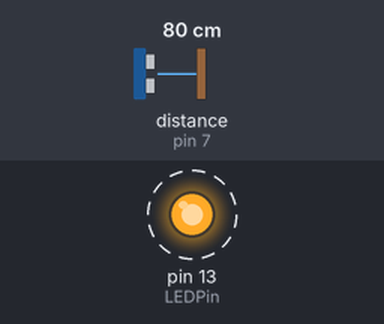
Simulated run of this sketch. Board: Arduino Uno, built with avr-gcc and run on an emulated ATmega328P. Parts: output pins drawn as LEDs (lit = HIGH). Wiring (inferred from the names in the program): ultrasonic range finder: trigger pin 8; echo pin 7. Dashed ring = blinking. The inputs (shaded band) are chosen by the test bench; at power-on: distance to the obstacle (sensor on pin 7) 80 cm. The echo pulse lasts 58.3 µs per cm; random numbers use the default seed unless the sketch sets one; EEPROM starts erased; pins used as bus, display or sensor lines are not drawn; what the sketch prints to the serial monitor is not drawn.

Above: at 0.2 s.
Timing chart, 0 to 4.7 s (numbered marks = the images above):
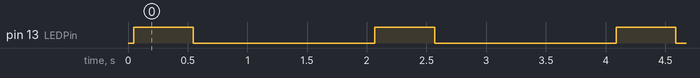

Measured:
- by itself, pin 13 (LEDPin): alternates HIGH for 0.50 s and LOW for 1.5 s

The sketch:

TankFull.ino
```cpp
/*
 HC-SR04 Ping distance sensor:
 VCC to arduino 5v
 GND to arduino GND
 Echo to Arduino pin 7
 Trig to Arduino pin 8
 */

#include <EEPROM.h>
#define echoPin 7 // Echo Pin
#define trigPin 8 // Trigger Pin
#define LEDPin 13 // Onboard LED

int maximumRange = 300; // Maximum range needed
int minimumRange = 0; // Minimum range needed
long duration, distance; // Duration used to calculate distance

static int delayInSec = 1;

static int boardIdBaseAddress = 0;
static int timer = 0;
static byte b5 = 0;
static byte b6 = 0;
static byte b7 = 0;
static byte b8 = 0;
static String uniqueId;

// ISR(WDT_vect) { Sleepy::watchdogEvent(); } // Setup the watchdog

unsigned long setupEeprom()
{
  byte b1 = EEPROM.read(boardIdBaseAddress);
  byte b2 = EEPROM.read(boardIdBaseAddress + 1);
  byte b3 = EEPROM.read(boardIdBaseAddress + 2);
  byte b4 = EEPROM.read(boardIdBaseAddress + 3);
  b5 = EEPROM.read(boardIdBaseAddress + 4);
  b6 = EEPROM.read(boardIdBaseAddress + 5);
  b7 = EEPROM.read(boardIdBaseAddress + 6);
  b8 = EEPROM.read(boardIdBaseAddress + 7);

  if ((b1 != 'A') || (b2 != 'P') || (b3 != 'P') || (b4 != '1') || ((b5 == 0xff) && (b6 == 0xff) && (b7 == 0xff) && (b8 == 0xff)))
  {
    b1 = 'A';
    b2 = 'P';
    b3 = 'P';
    b4 = '1';
    randomSeed(timer);
    b5 = random(256);
    b6 = random(256);
    b7 = random(256);
    b8 = random(256);
    EEPROM.write(boardIdBaseAddress, b1);
    EEPROM.write(boardIdBaseAddress + 1, b2);
    EEPROM.write(boardIdBaseAddress + 2, b3);
    EEPROM.write(boardIdBaseAddress + 3, b4);
    EEPROM.write(boardIdBaseAddress + 4, b5);
    EEPROM.write(boardIdBaseAddress + 5, b6);
    EEPROM.write(boardIdBaseAddress + 6, b7);
    EEPROM.write(boardIdBaseAddress + 7, b8);
  }
}

void setup()
{
  Serial.begin (9600);
  setupEeprom();
  uniqueId = "SNB-" +(String(b5) + String(b6) + String(b7) + String(b8));
  pinMode(trigPin, OUTPUT);
  pinMode(echoPin, INPUT);
  pinMode(LEDPin, OUTPUT); // Use LED indicator (if required)
}

void loop() {

//delay(2000);

//Sleepy::loseSomeTime(delayInSec * 1000);

/* The following trigPin/echoPin cycle is used to determine the
 distance of the nearest object by bouncing soundwaves off of it. */
 digitalWrite(trigPin, LOW);
 delayMicroseconds(2);

 digitalWrite(trigPin, HIGH);
 delayMicroseconds(10);

 digitalWrite(trigPin, LOW);
 duration = pulseIn(echoPin, HIGH);

 //Calculate the distance (in cm) based on the speed of sound.
 distance = duration/58.2;
 if (distance <= maximumRange && distance >= minimumRange){
     String val = "{\"type\":\"sensor_board\", \"uniqueId\":\""+uniqueId+"\", \"data\": {\"distance\":" +String(distance)+"}}";
     Serial.println( val );
     digitalWrite(LEDPin, HIGH);
     delay(500);
     digitalWrite(LEDPin, LOW);
     delay(500);
 }else{
//    Serial.println( distance );
     String val = "{\"type\":\"sensor_board\", \"uniqueId\":\""+uniqueId+"\", \"data\": {\"distance\":" +String(distance)+"}}";
     Serial.println( val );
    digitalWrite(LEDPin, LOW);
 }

delay(delayInSec * 1000);
//delay(500);
//Sleepy::loseSomeTime(delayInSec * 1000);

}
```
